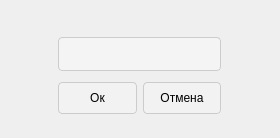
<?xml version="1.0" encoding="UTF-8"?>
<ui version="4.0">
 <class>TtTupleRename</class>
 <widget class="QWidget" name="TtTupleRename">
  <property name="geometry">
   <rect>
    <x>0</x>
    <y>0</y>
    <width>280</width>
    <height>138</height>
   </rect>
  </property>
  <property name="windowTitle">
   <string>Переименование кортежа</string>
  </property>
  <widget class="QFrame" name="verticalFrame">
   <property name="geometry">
    <rect>
     <x>-1</x>
     <y>-2</y>
     <width>281</width>
     <height>141</height>
    </rect>
   </property>
   <property name="styleSheet">
    <string notr="true">QFrame {
margin: 0 50%;
}
QPushButton {
margin-top: 10px; 
margin-bottom: 20px;
margin-left: 0px;
margin-right: 0px;
max-height: 30px;
min-height: 30px;
background-color: rgba(255, 255, 255, 20%); 
border: 1px solid #ccc;
border-radius: 4px;
padding: 0;
}
QPushButton:hover {
    background-color: rgba(255, 255, 255, 80%);
}
QPushButton:pressed {
    background-color: rgba(255, 255, 255, 100%);
}

QLineEdit {
margin-top: 30px;
max-height: 30px;
min-height: 30px;
background-color: #F4F4F4;
color: #404040;
border: 1px solid #ccc;
padding: 1px 5px;
border-radius: 4px;
}

QLineEdit:hover, QLineEdit:focus {
    background-color: #FFFFFF;
    border: 1px solid #9B9B9B;
}
</string>
   </property>
   <layout class="QVBoxLayout" name="verticalLayout">
    <item>
     <widget class="QLineEdit" name="lineEdit">
      <property name="sizePolicy">
       <sizepolicy hsizetype="Expanding" vsizetype="Expanding">
        <horstretch>0</horstretch>
        <verstretch>0</verstretch>
       </sizepolicy>
      </property>
     </widget>
    </item>
    <item>
     <layout class="QHBoxLayout" name="horizontalLayout" stretch="0,0">
      <property name="sizeConstraint">
       <enum>QLayout::SetDefaultConstraint</enum>
      </property>
      <item>
       <widget class="QPushButton" name="pushButton">
        <property name="sizePolicy">
         <sizepolicy hsizetype="Expanding" vsizetype="Expanding">
          <horstretch>0</horstretch>
          <verstretch>0</verstretch>
         </sizepolicy>
        </property>
        <property name="text">
         <string>Ок</string>
        </property>
        <property name="shortcut">
         <string>Return</string>
        </property>
       </widget>
      </item>
      <item>
       <widget class="QPushButton" name="pushButton_2">
        <property name="sizePolicy">
         <sizepolicy hsizetype="Expanding" vsizetype="Expanding">
          <horstretch>0</horstretch>
          <verstretch>0</verstretch>
         </sizepolicy>
        </property>
        <property name="text">
         <string>Отмена</string>
        </property>
        <property name="shortcut">
         <string>Esc</string>
        </property>
       </widget>
      </item>
     </layout>
    </item>
   </layout>
  </widget>
 </widget>
 <resources/>
 <connections/>
</ui>
